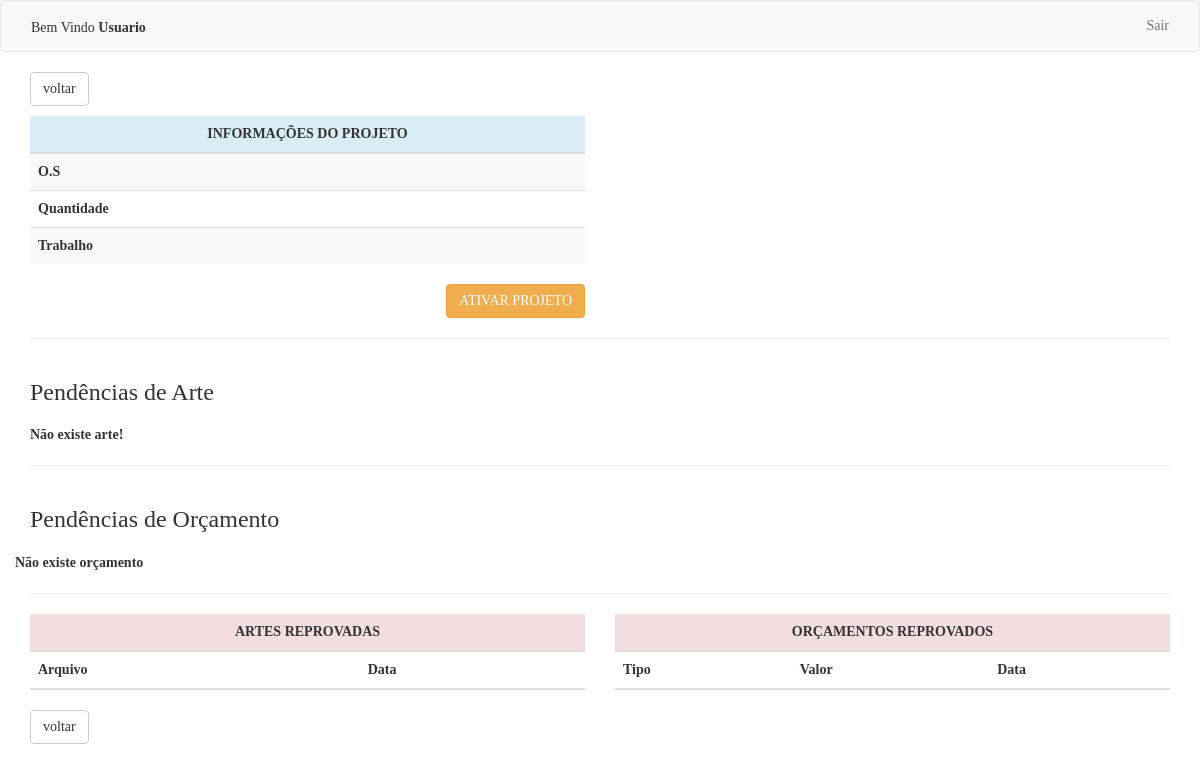
The app's page /roles/cliente/edit.php (signed in), older data.
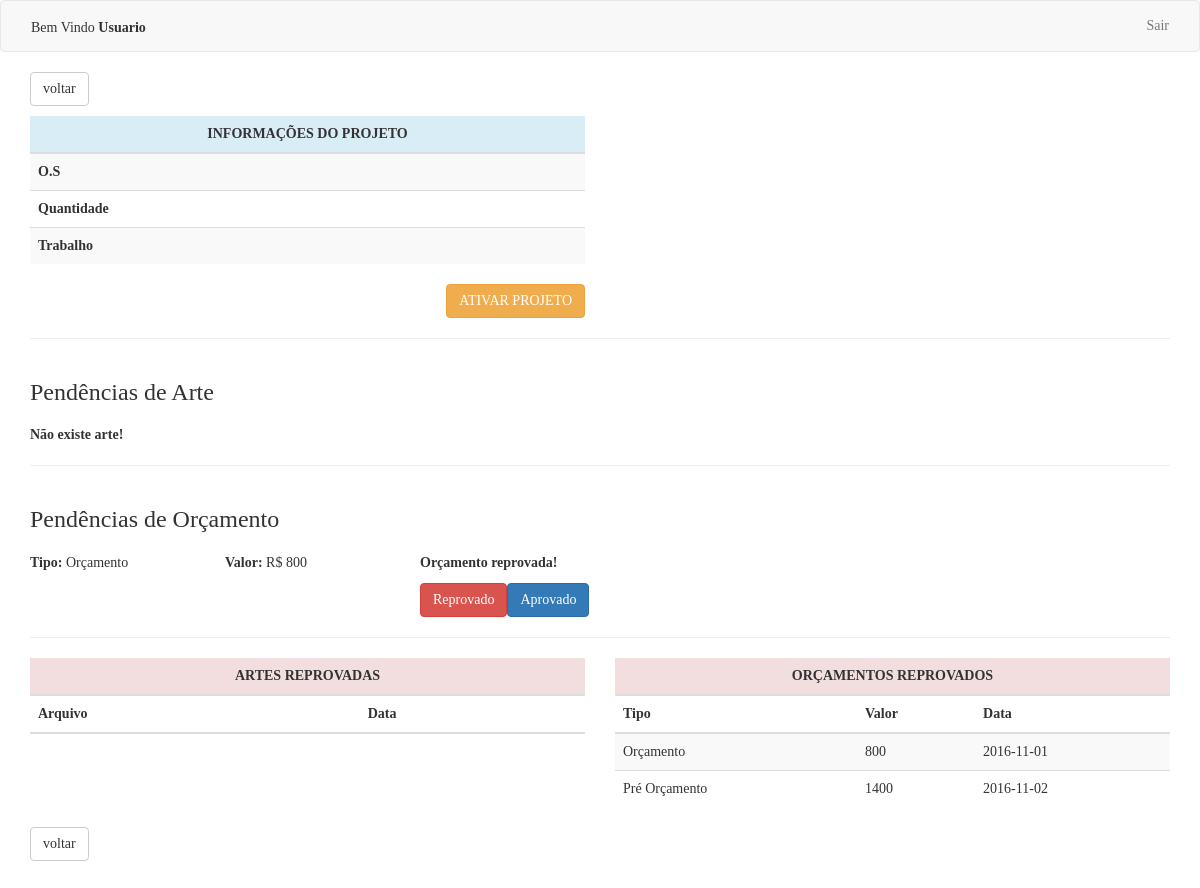
The same page, newer data.
### tables this page shows
CREATE TABLE `status` (
  `id` int(11) NOT NULL,
  `nome` varchar(30) NOT NULL
);

CREATE TABLE `financeiro` (
  `id` int(11) NOT NULL,
  `id_projeto` int(11) NOT NULL,
  `status_id` int(11) NOT NULL,
  `valor` float NOT NULL,
  `aprovado` int(1) DEFAULT NULL,
  `data` date NOT NULL
);

### roles/cliente/edit.php (the view, shortened to what the changed rows need)
<?php
  include '../inc/header.php';
  include '../../config/config.php';
  $id = $_GET['id'];
  function getProject($id, $connect) {
    $sql = "SELECT
            *
          FROM
            projeto
          WHERE
            id = '".$id."'
          ";
    $result = mysqli_query($connect, $sql);
    $consult = mysqli_fetch_array($result);
    return $consult;
  }
  function getBudget($id, $connect) {
    $where = null;
    $sql = "SELECT
            F.*,
            S.nome
          FROM
            financeiro F
          INNER JOIN
            status S
          ON
            F.status_id = S.id
          ".$where."
          ORDER BY
            id desc
          ";
    $result = mysqli_query($connect, $sql);
    $consult = mysqli_fetch_all($result, MYSQLI_ASSOC);
    return $consult;
  }
  $resultProject = getProject($id, $connect);
  $resultBudget = getBudget($id, $connect);
  $allResultBudget = getBudget(null, $connect);
?>
<div class="container" style="margin-top:10px">
	<div class="row" style="margin-top:10px">
		<div class="col-md-6">
			<div class="table-responsive">
				<table class="table table-striped">
					<thead>
						<tr>
							<th colspan="2" class="col-md-12 text-center info">INFORMAÇÕES DO PROJETO</th>
						</tr>
					</thead>
					<tbody>
						<tr>
							<th class="col-md-3">O.S</th>
							<th><?php echo $resultProject['cod_projeto'] ?></th>
						</tr>
						<tr>
							<th class="col-md-3">Quantidade</th>
							<th><?php echo $resultProject['quantidade'] ?></th>
						</tr>
						<tr>
							<th class="col-md-3">Trabalho</th>
							<th><?php echo utf8_encode($resultProject['descricao']) ?></th>
						</tr>
					</tbody>
				</table>
			</div>
		</div>
	</div>
		<div class="row">
			<div class="col-md-12" style="margin-bottom:10px">
				<h3>Pendências de Orçamento</h3>
			</div>
      <?php if ($resultBudget) : ?>
  			<div class="col-md-2">
  				<b>Tipo:</b> <?php echo utf8_encode($resultBudget[0]['nome']); ?>
  			</div>
  			<div class="col-md-2">
  				<b>Valor:</b> R$  <?php echo $resultBudget[0]['valor']; ?>
  			</div>
  			<div class="col-md-4">
          <?php
            if(!is_null($resultBudget[0]['aprovado'])) {
              if (intval($resultBudget[0]['aprovado']) === 1) {
                echo '<p><strong>Orçamento aprovada!</strong></p>';
              } elseif(intval($resultBudget[0]['aprovado']) === 0) {
                echo '<p><strong>Orçamento reprovada!</strong></p>';
              }
            }
            echo '<a class="btn btn-danger" id="reprArt" href="edit.php?id='.$id.'&calcelOrc='.$resultBudget[0]['id'].'">Reprovado</a>';
            echo '<a class="btn btn-primary" id="aprArt" href="edit.php?id='.$id.'&activedOrc='.$resultBudget[0]['id'].'">Aprovado</a>';
          ?>
  			</div>
      <?php
        else :
          echo "<strong>Não existe orçamento</strong>";
        endif;
      ?>
		</div>
		<div class="row">
		<div class="col-md-6">
			<div class="table-responsive">
				<table class="table table-striped">
					<thead>
						<tr>
							<th colspan="2" class="col-md-12 text-center danger">ARTES REPROVADAS</th>
						</tr>
						<tr>
							<th>Arquivo</th>
							<th>Data</th>
						</tr>
					</thead>
				</table>
			</div>
		</div>
		<div class="col-md-6">
			<div class="table-responsive">
				<table class="table table-striped">
					<thead>
						<tr>
							<th colspan="3" class="col-md-12 text-center danger">ORÇAMENTOS REPROVADOS</th>
						</tr>
						<tr>
							<th>Tipo</th>
							<th>Valor</th>
							<th>Data</th>
						</tr>
					</thead>
					<tbody>
            <?php
              foreach($allResultBudget as $item) {
                if ($item['aprovado'] == 0 && !is_null($item['aprovado'])) {
                  echo '<tr>
                    <td>'.utf8_encode($item['nome']).'</td>
                    <td>'.$item['valor'].'</td>
                    <td>'.$item['data'].'</td>
                  ';
                }
              }
            ?>
					</tbody>
				</table>
			</div>
		</div>
	</div>
</div>
<?php include '../inc/footer.php'; ?>

Row changes from the older to the newer data that the page shows:
added status: nome "Orçamento"
added financeiro: valor "800", status.nome "Orçamento", data "2016-11-01"
added financeiro: status.nome "Pré Orçamento", valor "1400", data "2016-11-02"
Text that changed along with them:
text no longer shown: "Não existe orçamento"
text now shown: "Tipo: Valor: R$ Orçamento reprovada! Reprovado Aprovado"
